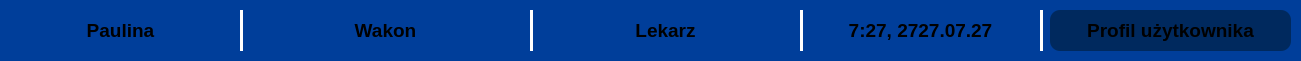
     <widget class="QFrame" name="frame_75">
      <property name="geometry">
       <rect>
        <x>30</x>
        <y>430</y>
        <width>1301</width>
        <height>61</height>
       </rect>
      </property>
      <property name="styleSheet">
       <string notr="true">background-color: rgb(0, 62, 154);
border-radius: 10px;</string>
      </property>
      <property name="frameShape">
       <enum>QFrame::Shape::StyledPanel</enum>
      </property>
      <property name="frameShadow">
       <enum>QFrame::Shadow::Raised</enum>
      </property>
      <widget class="Line" name="line_78">
       <property name="geometry">
        <rect>
         <x>530</x>
         <y>10</y>
         <width>3</width>
         <height>41</height>
        </rect>
       </property>
       <property name="styleSheet">
        <string notr="true">background-color: white;</string>
       </property>
       <property name="orientation">
        <enum>Qt::Orientation::Vertical</enum>
       </property>
      </widget>
      <widget class="Line" name="line_79">
       <property name="geometry">
        <rect>
         <x>1040</x>
         <y>10</y>
         <width>3</width>
         <height>41</height>
        </rect>
       </property>
       <property name="styleSheet">
        <string notr="true">background-color: white;</string>
       </property>
       <property name="orientation">
        <enum>Qt::Orientation::Vertical</enum>
       </property>
      </widget>
      <widget class="QLabel" name="label_110">
       <property name="geometry">
        <rect>
         <x>540</x>
         <y>10</y>
         <width>251</width>
         <height>41</height>
        </rect>
       </property>
       <property name="font">
        <font>
         <pointsize>14</pointsize>
         <bold>true</bold>
        </font>
       </property>
       <property name="layoutDirection">
        <enum>Qt::LayoutDirection::LeftToRight</enum>
       </property>
       <property name="styleSheet">
        <string notr="true"/>
       </property>
       <property name="text">
        <string>Lekarz</string>
       </property>
       <property name="textFormat">
        <enum>Qt::TextFormat::RichText</enum>
       </property>
       <property name="alignment">
        <set>Qt::AlignmentFlag::AlignCenter</set>
       </property>
      </widget>
      <widget class="QLabel" name="label_111">
       <property name="geometry">
        <rect>
         <x>10</x>
         <y>10</y>
         <width>221</width>
         <height>41</height>
        </rect>
       </property>
       <property name="font">
        <font>
         <pointsize>14</pointsize>
         <bold>true</bold>
        </font>
       </property>
       <property name="layoutDirection">
        <enum>Qt::LayoutDirection::LeftToRight</enum>
       </property>
       <property name="styleSheet">
        <string notr="true"/>
       </property>
       <property name="text">
        <string>Paulina</string>
       </property>
       <property name="textFormat">
        <enum>Qt::TextFormat::RichText</enum>
       </property>
       <property name="alignment">
        <set>Qt::AlignmentFlag::AlignCenter</set>
       </property>
      </widget>
      <widget class="QFrame" name="frame_76">
       <property name="geometry">
        <rect>
         <x>1050</x>
         <y>10</y>
         <width>241</width>
         <height>41</height>
        </rect>
       </property>
       <property name="styleSheet">
        <string notr="true">background-color: rgb(0, 41, 94);
border-radius: 10px;</string>
       </property>
       <property name="frameShape">
        <enum>QFrame::Shape::StyledPanel</enum>
       </property>
       <property name="frameShadow">
        <enum>QFrame::Shadow::Raised</enum>
       </property>
       <widget class="QFrame" name="frame_77">
        <property name="geometry">
         <rect>
          <x>270</x>
          <y>60</y>
          <width>841</width>
          <height>61</height>
         </rect>
        </property>
        <property name="styleSheet">
         <string notr="true">background-color: rgb(0, 62, 154);
border-radius: 10px;</string>
        </property>
        <property name="frameShape">
         <enum>QFrame::Shape::StyledPanel</enum>
        </property>
        <property name="frameShadow">
         <enum>QFrame::Shadow::Raised</enum>
        </property>
       </widget>
       <widget class="QLabel" name="label_112">
        <property name="geometry">
         <rect>
          <x>10</x>
          <y>0</y>
          <width>221</width>
          <height>41</height>
         </rect>
        </property>
        <property name="font">
         <font>
          <pointsize>14</pointsize>
          <bold>true</bold>
         </font>
        </property>
        <property name="layoutDirection">
         <enum>Qt::LayoutDirection::LeftToRight</enum>
        </property>
        <property name="styleSheet">
         <string notr="true"/>
        </property>
        <property name="text">
         <string>Profil użytkownika</string>
        </property>
        <property name="textFormat">
         <enum>Qt::TextFormat::RichText</enum>
        </property>
        <property name="alignment">
         <set>Qt::AlignmentFlag::AlignCenter</set>
        </property>
       </widget>
      </widget>
      <widget class="Line" name="line_80">
       <property name="geometry">
        <rect>
         <x>240</x>
         <y>10</y>
         <width>3</width>
         <height>41</height>
        </rect>
       </property>
       <property name="styleSheet">
        <string notr="true">background-color: white;</string>
       </property>
       <property name="orientation">
        <enum>Qt::Orientation::Vertical</enum>
       </property>
      </widget>
      <widget class="QLabel" name="label_113">
       <property name="geometry">
        <rect>
         <x>810</x>
         <y>10</y>
         <width>221</width>
         <height>41</height>
        </rect>
       </property>
       <property name="font">
        <font>
         <pointsize>14</pointsize>
         <bold>true</bold>
        </font>
       </property>
       <property name="layoutDirection">
        <enum>Qt::LayoutDirection::LeftToRight</enum>
       </property>
       <property name="styleSheet">
        <string notr="true"/>
       </property>
       <property name="text">
        <string>7:27, 2727.07.27</string>
       </property>
       <property name="textFormat">
        <enum>Qt::TextFormat::RichText</enum>
       </property>
       <property name="alignment">
        <set>Qt::AlignmentFlag::AlignCenter</set>
       </property>
      </widget>
      <widget class="QLabel" name="label_114">
       <property name="geometry">
        <rect>
         <x>260</x>
         <y>10</y>
         <width>251</width>
         <height>41</height>
        </rect>
       </property>
       <property name="font">
        <font>
         <pointsize>14</pointsize>
         <bold>true</bold>
        </font>
       </property>
       <property name="layoutDirection">
        <enum>Qt::LayoutDirection::LeftToRight</enum>
       </property>
       <property name="styleSheet">
        <string notr="true"/>
       </property>
       <property name="text">
        <string>Wakon</string>
       </property>
       <property name="textFormat">
        <enum>Qt::TextFormat::RichText</enum>
       </property>
       <property name="alignment">
        <set>Qt::AlignmentFlag::AlignCenter</set>
       </property>
      </widget>
      <widget class="Line" name="line_81">
       <property name="geometry">
        <rect>
         <x>800</x>
         <y>10</y>
         <width>3</width>
         <height>41</height>
        </rect>
       </property>
       <property name="styleSheet">
        <string notr="true">background-color: white;</string>
       </property>
       <property name="orientation">
        <enum>Qt::Orientation::Vertical</enum>
       </property>
      </widget>
      <widget class="QFrame" name="frame_78">
       <property name="geometry">
        <rect>
         <x>760</x>
         <y>60</y>
         <width>1301</width>
         <height>61</height>
        </rect>
       </property>
       <property name="styleSheet">
        <string notr="true">background-color: rgb(0, 62, 154);
border-radius: 10px;</string>
       </property>
       <property name="frameShape">
        <enum>QFrame::Shape::StyledPanel</enum>
       </property>
       <property name="frameShadow">
        <enum>QFrame::Shadow::Raised</enum>
       </property>
       <widget class="Line" name="line_82">
        <property name="geometry">
         <rect>
          <x>530</x>
          <y>10</y>
          <width>3</width>
          <height>41</height>
         </rect>
        </property>
        <property name="styleSheet">
         <string notr="true">background-color: white;</string>
        </property>
        <property name="orientation">
         <enum>Qt::Orientation::Vertical</enum>
        </property>
       </widget>
       <widget class="Line" name="line_83">
        <property name="geometry">
         <rect>
          <x>1040</x>
          <y>10</y>
          <width>3</width>
          <height>41</height>
         </rect>
        </property>
        <property name="styleSheet">
         <string notr="true">background-color: white;</string>
        </property>
        <property name="orientation">
         <enum>Qt::Orientation::Vertical</enum>
        </property>
       </widget>
       <widget class="QLabel" name="label_115">
        <property name="geometry">
         <rect>
          <x>540</x>
          <y>10</y>
          <width>251</width>
          <height>41</height>
         </rect>
        </property>
        <property name="font">
         <font>
          <pointsize>14</pointsize>
          <bold>true</bold>
         </font>
        </property>
        <property name="layoutDirection">
         <enum>Qt::LayoutDirection::LeftToRight</enum>
        </property>
        <property name="styleSheet">
         <string notr="true"/>
        </property>
        <property name="text">
         <string>Administrator</string>
        </property>
        <property name="textFormat">
         <enum>Qt::TextFormat::RichText</enum>
        </property>
        <property name="alignment">
         <set>Qt::AlignmentFlag::AlignCenter</set>
        </property>
       </widget>
       <widget class="QLabel" name="label_116">
        <property name="geometry">
         <rect>
          <x>10</x>
          <y>10</y>
          <width>221</width>
          <height>41</height>
         </rect>
        </property>
        <property name="font">
         <font>
          <pointsize>14</pointsize>
          <bold>true</bold>
         </font>
        </property>
        <property name="layoutDirection">
         <enum>Qt::LayoutDirection::LeftToRight</enum>
        </property>
        <property name="styleSheet">
         <string notr="true"/>
        </property>
        <property name="text">
         <string>Jan</string>
        </property>
        <property name="textFormat">
         <enum>Qt::TextFormat::RichText</enum>
        </property>
        <property name="alignment">
         <set>Qt::AlignmentFlag::AlignCenter</set>
        </property>
       </widget>
       <widget class="QFrame" name="frame_79">
        <property name="geometry">
         <rect>
          <x>1050</x>
          <y>10</y>
          <width>241</width>
          <height>41</height>
         </rect>
        </property>
        <property name="styleSheet">
         <string notr="true">background-color: rgb(0, 41, 94);
border-radius: 10px;</string>
        </property>
        <property name="frameShape">
         <enum>QFrame::Shape::StyledPanel</enum>
        </property>
        <property name="frameShadow">
         <enum>QFrame::Shadow::Raised</enum>
        </property>
        <widget class="QFrame" name="frame_80">
         <property name="geometry">
          <rect>
           <x>270</x>
           <y>60</y>
           <width>841</width>
           <height>61</height>
          </rect>
         </property>
         <property name="styleSheet">
          <string notr="true">background-color: rgb(0, 62, 154);
border-radius: 10px;</string>
         </property>
         <property name="frameShape">
          <enum>QFrame::Shape::StyledPanel</enum>
         </property>
         <property name="frameShadow">
          <enum>QFrame::Shadow::Raised</enum>
         </property>
        </widget>
        <widget class="QLabel" name="label_117">
         <property name="geometry">
          <rect>
           <x>10</x>
           <y>0</y>
           <width>221</width>
           <height>41</height>
          </rect>
         </property>
         <property name="font">
          <font>
           <pointsize>14</pointsize>
           <bold>true</bold>
          </font>
         </property>
         <property name="layoutDirection">
          <enum>Qt::LayoutDirection::LeftToRight</enum>
         </property>
         <property name="styleSheet">
          <string notr="true"/>
         </property>
         <property name="text">
          <string>Profil użytkownika</string>
         </property>
         <property name="textFormat">
          <enum>Qt::TextFormat::RichText</enum>
         </property>
         <property name="alignment">
          <set>Qt::AlignmentFlag::AlignCenter</set>
         </property>
        </widget>
       </widget>
       <widget class="Line" name="line_84">
        <property name="geometry">
         <rect>
          <x>240</x>
          <y>10</y>
          <width>3</width>
          <height>41</height>
         </rect>
        </property>
        <property name="styleSheet">
         <string notr="true">background-color: white;</string>
        </property>
        <property name="orientation">
         <enum>Qt::Orientation::Vertical</enum>
        </property>
       </widget>
       <widget class="QLabel" name="label_118">
        <property name="geometry">
         <rect>
          <x>810</x>
          <y>10</y>
          <width>221</width>
          <height>41</height>
         </rect>
        </property>
        <property name="font">
         <font>
          <pointsize>14</pointsize>
          <bold>true</bold>
         </font>
        </property>
        <property name="layoutDirection">
         <enum>Qt::LayoutDirection::LeftToRight</enum>
        </property>
        <property name="styleSheet">
         <string notr="true"/>
        </property>
        <property name="text">
         <string>7:27, 2727.07.27</string>
        </property>
        <property name="textFormat">
         <enum>Qt::TextFormat::RichText</enum>
        </property>
        <property name="alignment">
         <set>Qt::AlignmentFlag::AlignCenter</set>
        </property>
       </widget>
       <widget class="QLabel" name="label_119">
        <property name="geometry">
         <rect>
          <x>260</x>
          <y>10</y>
          <width>251</width>
          <height>41</height>
         </rect>
        </property>
        <property name="font">
         <font>
          <pointsize>14</pointsize>
          <bold>true</bold>
         </font>
        </property>
        <property name="layoutDirection">
         <enum>Qt::LayoutDirection::LeftToRight</enum>
        </property>
        <property name="styleSheet">
         <string notr="true"/>
        </property>
        <property name="text">
         <string>Nowak</string>
        </property>
        <property name="textFormat">
         <enum>Qt::TextFormat::RichText</enum>
        </property>
        <property name="alignment">
         <set>Qt::AlignmentFlag::AlignCenter</set>
        </property>
       </widget>
       <widget class="Line" name="line_85">
        <property name="geometry">
         <rect>
          <x>800</x>
          <y>10</y>
          <width>3</width>
          <height>41</height>
         </rect>
        </property>
        <property name="styleSheet">
         <string notr="true">background-color: white;</string>
        </property>
        <property name="orientation">
         <enum>Qt::Orientation::Vertical</enum>
        </property>
       </widget>
      </widget>
     </widget>
